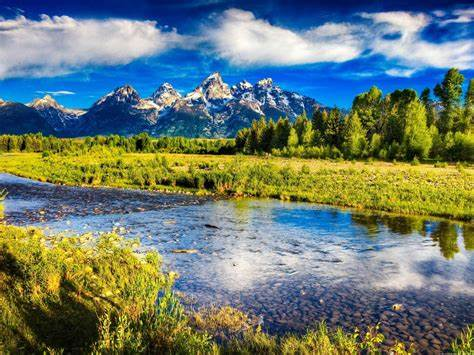
%> input picture 1.jpg, 474 x 355 px
$ octave a13.m   (GNU Octave 9; MATLAB toolbox functions it lacks are replaced by stand-ins)
%> lines starting %> are read from the running program, lines starting %| are printed output that depends on the picture
clc
clear all
a=imread('1.jpg');
%> a is the input picture: size 355x474x3 uint8; mean R, G, B 108.2, 123.7, 112.5
x=a;
subplot(3,2,1)
imshow(a);
title('RGB image');

a(:,:,1);
a(:,:,2)=0;
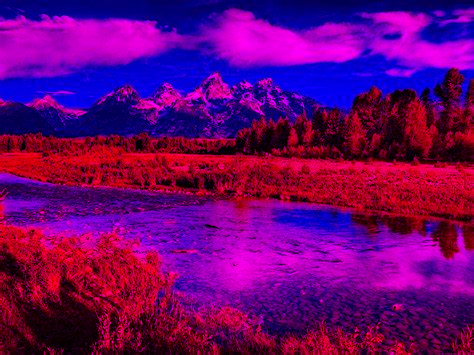
%> a: size 355x474x3 uint8; mean R, G, B 108.2, 0, 112.5
a(:,:,3)=0;
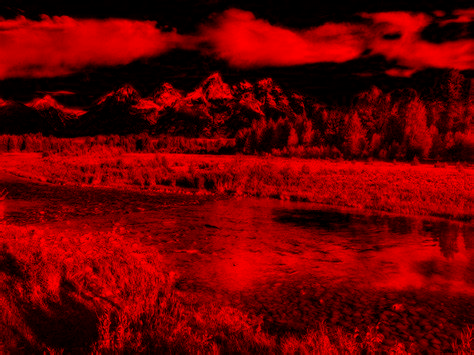
%> a: size 355x474x3 uint8; mean R, G, B 108.2, 0, 0
subplot(3,2,2);
imshow(a);
title('Red image');

a=x;
a(:,:,1)=0;
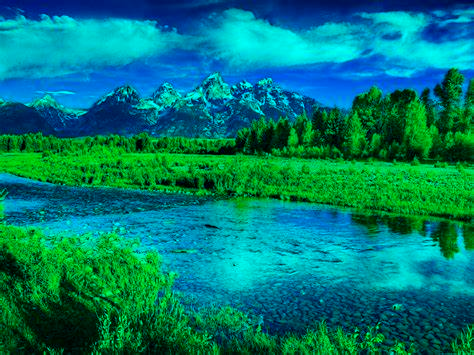
%> a: size 355x474x3 uint8; mean R, G, B 0, 123.7, 112.5
a(:,:,2);
a(:,:,3)=0;subplot(3,2,3);
%> after `a(:,:,3)=0`:
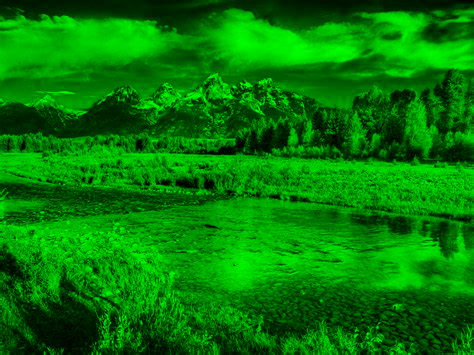
%> a: size 355x474x3 uint8; mean R, G, B 0, 123.7, 0
imshow(a);
title('Green image');

a=x;
a(:,:,1)=0;
a(:,:,2)=0;
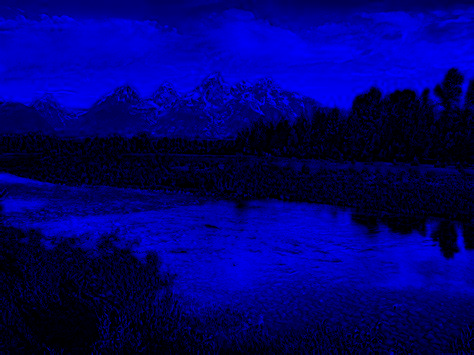
%> a: size 355x474x3 uint8; mean R, G, B 0, 0, 112.5
a(:,:,3);
subplot(3,2,4);
imshow(a);
title('Blue image');

a=x;
W=(a(:,:,1)+a(:,:,2)+a(:,:,3));
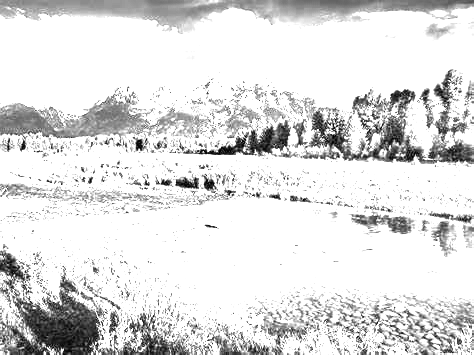
%> W: size 355x474 uint8; min 0, max 255, mean 222.5
subplot(3,2,5);
imshow(W);
title('Merged image');

$ run again, with 2.jpg copied over 1.jpg
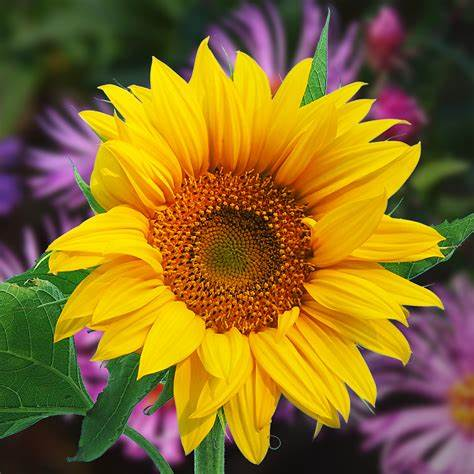
%> input picture 2.jpg, 474 x 474 px
%> a is the input picture: size 474x474x3 uint8; mean R, G, B 137.1, 107.9, 36.8
%> `a(:,:,2)=0;`:
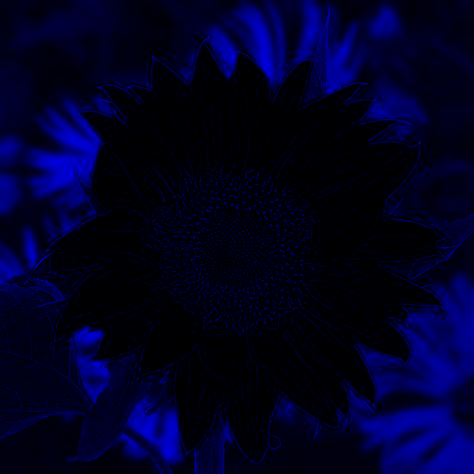
%> a: size 474x474x3 uint8; mean R, G, B 0, 0, 36.8
%> `W=(a(:,:,1)+a(:,:,2)+a(:,:,3));`:
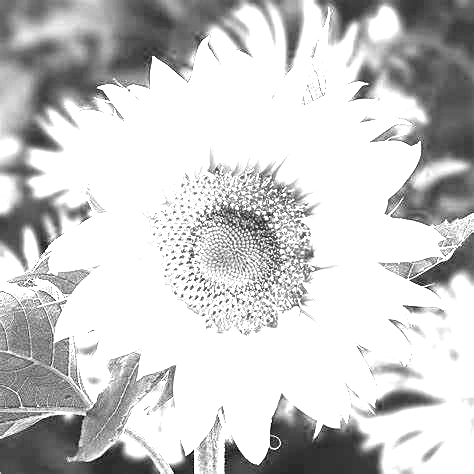
%> W: size 474x474 uint8; min 0, max 255, mean 202.7

$ run again, with 3.jpg copied over 1.jpg
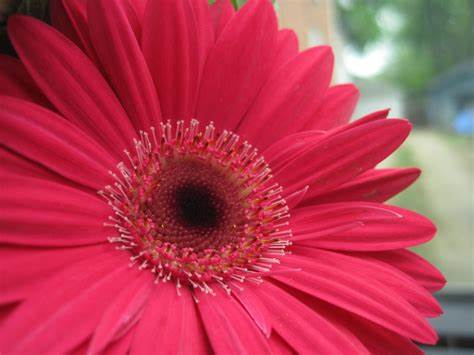
%> input picture 3.jpg, 474 x 355 px
%> a is the input picture: size 355x474x3 uint8; mean R, G, B 183.5, 60.9, 82.7
%> `a(:,:,2)=0;`:
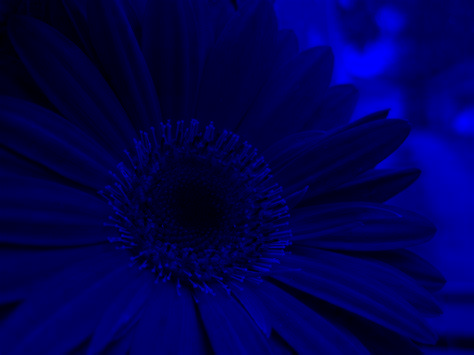
%> a: size 355x474x3 uint8; mean R, G, B 0, 0, 82.7
%> `W=(a(:,:,1)+a(:,:,2)+a(:,:,3));`:
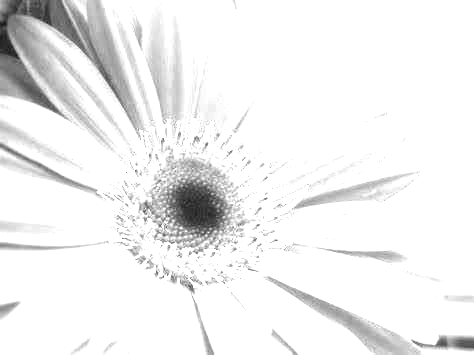
%> W: size 355x474 uint8; min 20, max 255, mean 239.4
